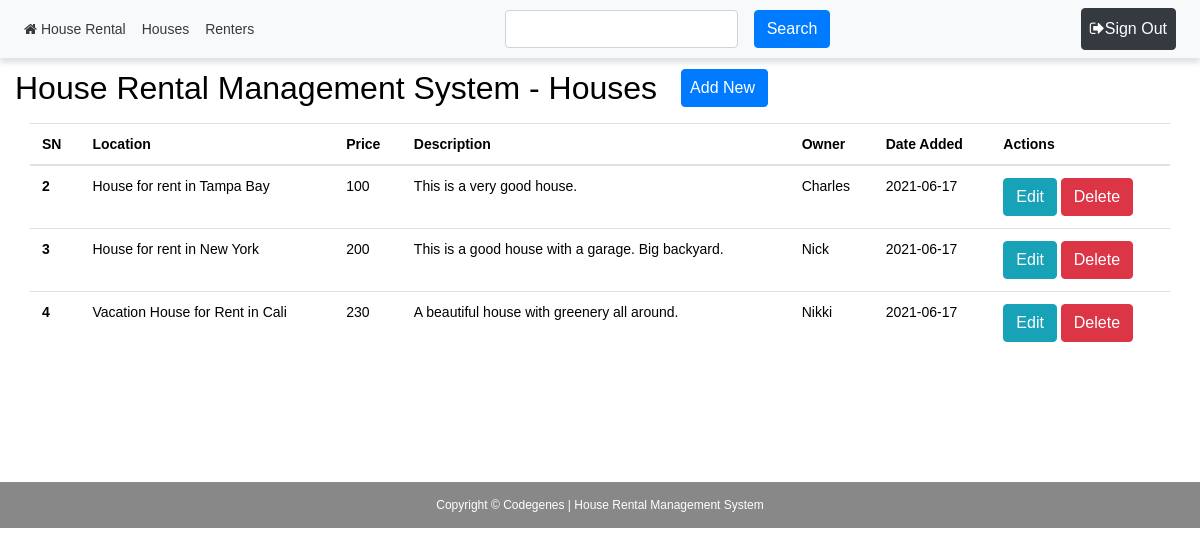
Page /components/house/view.php (signed in) on the committed database.
### tables this page shows
CREATE TABLE IF NOT EXISTS `houses` (
  `id` int(11) NOT NULL AUTO_INCREMENT,
  `location` varchar(255) NOT NULL,
  `price` int(255) NOT NULL,
  `description` text NOT NULL,
  `image` varchar(255) NOT NULL,
  `owner` varchar(255) NOT NULL,
  `date_added` timestamp NOT NULL DEFAULT CURRENT_TIMESTAMP,
  PRIMARY KEY (`id`)
);

### components/house/view.php (the view, shortened to what this page needs)
<?php
$path = $_SERVER['DOCUMENT_ROOT'];
$path .= "/houserental/";
require_once($path . 'connect.php');
$ReadSql = "SELECT * FROM `houses`";
$res = mysqli_query($connection, $ReadSql);
?>
<?php require($path . 'templates/header.php') ?>
<div class="container-fluid my-4">
	<div class="row my-2">
		<h2>House Rental Management System - Houses</h2>
		<a href="add.php"><button type="button" class="btn btn-primary ml-4 pl-2">Add New</button></a>
	</div>
	<table class="table ">
		<thead>
			<tr>
				<th>SN</th>
				<th>Location</th>
				<th>Price</th>
				<th>Description</th>
				<th>Owner</th>
				<th>Date Added</th>
				<th>Actions</th>
			</tr>
		</thead>
		<tbody>
			<?php
			while ($r = mysqli_fetch_assoc($res)) {
			?>
				<tr>
					<th scope="row"><?php echo $r['id']; ?></th>
					<td><?php echo $r['location']; ?></td>
					<td><?php echo $r['price']; ?></td>
					<td><?php echo $r['description']; ?></td>
					<td><?php echo $r['owner']; ?></td>
					<td><?php
						$date = new DateTime($r['date_added']);
						echo $date->format('Y-m-d');
						?>
					</td>
					<td>
						<a href="update.php?id=<?php echo $r['id']; ?>"><button type="button" class="btn btn-info">Edit</button></a>
						<button type="button" class="btn btn-danger btn-xs" data-toggle="modal" data-target="#myModal<?php echo $r['id']; ?>">Delete</button>
					</td>
				</tr>
			<?php } ?>
		</tbody>
	</table>
</div>
<?php require($path . 'templates/footer.php') ?>

### css/style.css (style rules this page uses)
* { color: black; }
html, body { height: 100%; }

### templates/header.php (style rules this page uses)
body { font: 14px sans-serif; }

### rows in the picture
houses: id "2", location "House for rent in Tampa Bay", price "100", description "This is a very good house.", owner "Charles", date_added "2021-06-17"
houses: id "3", location "House for rent in New York", price "200", description "This is a good house with a garage. Big backyard.", owner "Nick", date_added "2021-06-17"
houses: id "4", location "Vacation House for Rent in Cali", price "230", description "A beautiful house with greenery all around.", owner "Nikki", date_added "2021-06-17"
